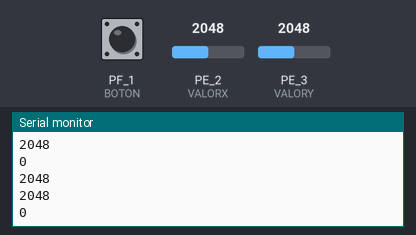
The sketch below on a simulated TI Tiva C LaunchPad. Shown: the last lines printed to the serial monitor. Inputs (shaded band) come from the test bench; at power-on: PE_2 (VALORX) = 2048, PE_3 (VALORY) = 2048, PF_1 (BOTON) LOW.

Above: at 1.2 s.
1.3 s: PE_2 (VALORX) set to 2866
At 1.37 s:
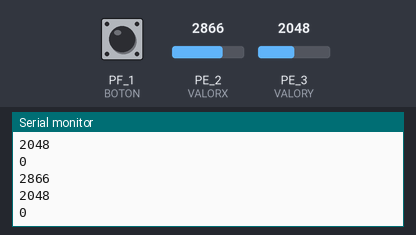
2.8 s: PE_3 (VALORY) set to 1228
At 2.88 s:
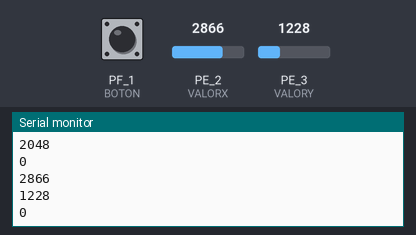
4.3 s: PF_1 (BOTON) pulled HIGH for 0.15 s
At 4.39 s:
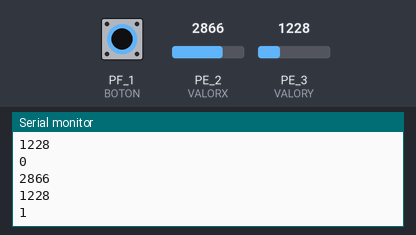
5.9 s: PE_2 (VALORX) set to 3603
At 6.01 s:
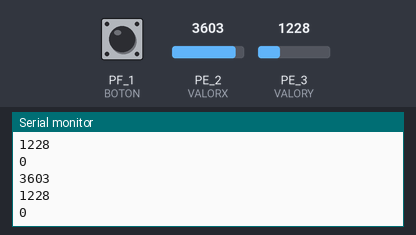
7.4 s: PE_3 (VALORY) set to 491
At 7.52 s:
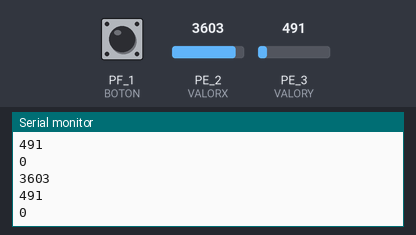
Timing chart, 0 to 9.9 s (numbered marks = the images above; inputs shaded):
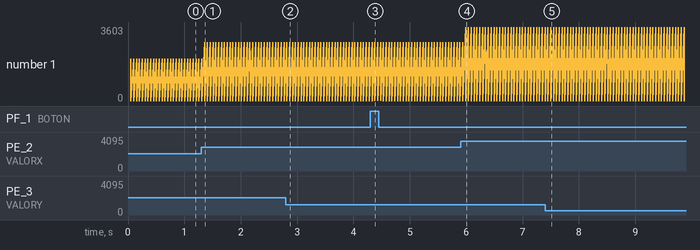

The sketch:

BOTON.ino
```cpp
#define VALORX PE_2
#define VALORY PE_3
#define BOTON PF_1

int datox = 0;
int datoy = 0;
int datob = 0;

void setup() {
  // put your setup code here, to run once:

  Serial.begin(115200);
  pinMode(VALORX, INPUT);
  pinMode(VALORY, INPUT);
  pinMode(BOTON, INPUT);

}

void loop() {
  // put your main code here, to run repeatedly:
  datox = analogRead(VALORX);
  datoy = analogRead(VALORY);
  datob = digitalRead(BOTON);
  delay(50);

  Serial.println(datox);
  Serial.println(datoy);
  Serial.println(datob);
}
```

Measured:
- after the input at 1.3 s, the serial monitor: prints a new line after 0.06 s (image 1)
- after the input at 2.8 s, the serial monitor: prints a new line after 0.07 s (image 2)
- after the input at 4.3 s, the serial monitor: prints a new line after 0.08 s (image 3)
- after the input at 5.9 s, the serial monitor: prints a new line after 0.09 s (image 4)
- after the input at 7.4 s, the serial monitor: prints a new line after 0.05 s (image 5)
